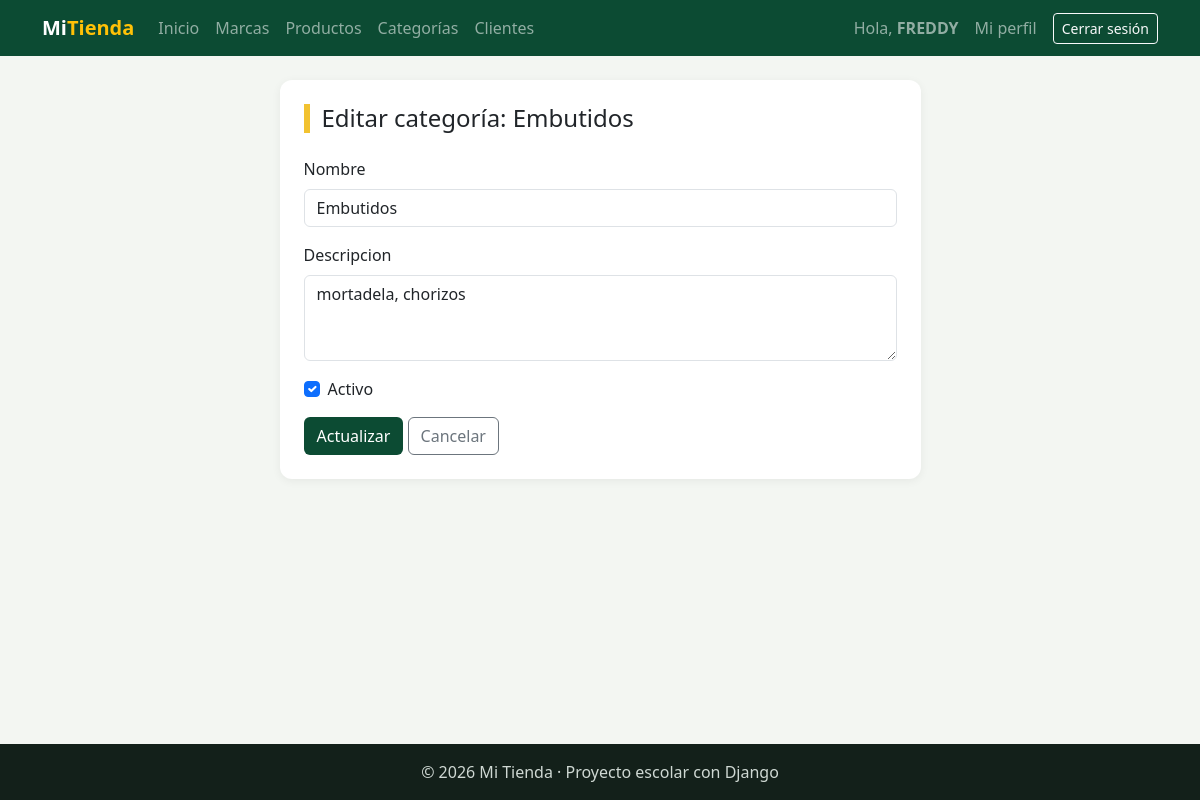
/facturacion/categorias/editar/2/ (signed in), run on the app's committed database.
### facturacion/models.py (models this page shows, shortened)
class Categoria(models.Model):                   # Hereda de models.Model → Django la convierte en tabla
    nombre = models.CharField(                   # CharField = texto corto → columna VARCHAR
        max_length=60,                           #   máximo 60 letras (OBLIGATORIO en CharField)
        unique=True,                             #   no puede haber dos categorías con el mismo nombre
    )
    descripcion = models.TextField(blank=True)   # TextField = texto largo. blank=True: el formulario lo deja vacío
    activo = models.BooleanField(default=True)   # Verdadero/Falso. default: valor si no se indica otro
    class Meta:                                  # Meta = configuración de la TABLA (no son columnas)
        verbose_name = "Categoría"               #   nombre en singular (se ve en el admin y en errores)
        verbose_name_plural = "Categorías"       #   nombre en plural
        ordering = ["nombre"]                    #   orden por defecto de las consultas: A → Z

### facturacion/views.py (the view)
# urls.py: path("categorias/editar/<int:pk>/", views.categoria_editar, name="categoria_editar"),
@login_required
def categoria_editar(request, pk):                          # UPDATE · GET muestra / POST actualiza
    categoria = get_object_or_404(Categoria, pk=pk)
    if request.method == "POST":                           # POST: modifica esta categoría (instance).
        form = CategoriaForm(request.POST, instance=categoria)
        if form.is_valid():
            form.save()
            messages.success(request, f"Categoría «{categoria.nombre}» actualizada.")
            return redirect("facturacion:categoria_lista")
    else:                                                  # GET: formulario con sus datos actuales.
        form = CategoriaForm(instance=categoria)
    contexto = {"titulo": f"Editar categoría: {categoria.nombre}", "form": form, "boton": "Actualizar"}
    return render(request, "facturacion/categoria_form.html", contexto)

### facturacion/forms.py (shortened to what this page needs)
class CategoriaForm(forms.ModelForm):
    class Meta:
        model = Categoria
        fields = ["nombre", "descripcion", "activo"]
        widgets = {
            "nombre": forms.TextInput(attrs={"class": "form-control", "placeholder": "Ej: Ofertas"}),
            "descripcion": forms.Textarea(attrs={"class": "form-control", "rows": 3}),
            "activo": forms.CheckboxInput(attrs={"class": "form-check-input"}),
        }

### facturacion/templates/facturacion/categoria_form.html (shortened to what this page needs)
{% extends "base.html" %}
{% block contenido %}
<div class="row justify-content-center"><div class="col-md-8 col-lg-7"><div class="tarjeta">
    <h1 class="h4 titulo-pagina mb-4">{{ titulo }}</h1>
    <form method="post" novalidate>
        {% for campo in form %}
            {% if campo.field.widget.input_type == 'checkbox' %}
                <div class="form-check mb-3">{{ campo }} <label class="form-check-label" for="{{ campo.id_for_label }}">{{ campo.label }}</label></div>
            {% else %}
                <div class="mb-3"><label class="form-label" for="{{ campo.id_for_label }}">{{ campo.label }}</label>{{ campo }}</div>
            {% endif %}
        {% endfor %}
        <button type="submit" class="btn btn-verde">{{ boton }}</button>
        <a href="{% url 'facturacion:categoria_lista' %}" class="btn btn-outline-secondary">Cancelar</a>
    </form>
</div></div></div>
{% endblock %}

### templates/base.html (shortened to what this page needs)
{% load static %}
<!DOCTYPE html>
<html lang="es">
<head>
    <link href="https://cdn.jsdelivr.net/npm/bootstrap@5.3.3/dist/css/bootstrap.min.css" rel="stylesheet">
    <link rel="stylesheet" href="{% static 'css/estilos.css' %}">
</head>
<body>
    <nav class="navbar navbar-expand-lg navbar-dark barra">
        <div class="container">
            <a class="navbar-brand fw-bold" href="{% url 'home' %}">Mi<span class="text-warning">Tienda</span></a>
            <div class="collapse navbar-collapse" id="menu">
                <ul class="navbar-nav me-auto">
                    <li class="nav-item"><a class="nav-link" href="{% url 'home' %}">Inicio</a></li>
                    {% if user.is_authenticated %}
                        <li class="nav-item"><a class="nav-link" href="{% url 'facturacion:marca_lista' %}">Marcas</a></li>
                        <li class="nav-item"><a class="nav-link" href="{% url 'facturacion:producto_lista' %}">Productos</a></li>
                        <li class="nav-item"><a class="nav-link" href="{% url 'facturacion:categoria_lista' %}">Categorías</a></li>
                        <li class="nav-item"><a class="nav-link" href="{% url 'facturacion:cliente_lista' %}">Clientes</a></li>
                    {% endif %}
                </ul>
                <ul class="navbar-nav align-items-lg-center gap-2">
                    {% if user.is_authenticated %}
                        <li class="nav-item navbar-text">Hola, <b>{{ user.username }}</b></li>
                        <li class="nav-item"><a class="nav-link" href="{% url 'facturacion:mi_perfil' %}">Mi perfil</a></li>
                        <li class="nav-item">
                            <form method="post" action="{% url 'logout' %}" class="m-0">
                                <button type="submit" class="btn btn-sm btn-outline-light">Cerrar sesión</button>
                            </form>
                        </li>
                    {% else %}
                        <li class="nav-item"><a class="nav-link" href="{% url 'login' %}">Ingresar</a></li>
                        <li class="nav-item"><a class="btn btn-sm btn-warning" href="{% url 'registro' %}">Crear cuenta</a></li>
                    {% endif %}
                </ul>
            </div>
        </div>
    </nav>
    <main class="container py-4">
        {% block contenido %}{% endblock %}
    </main>
    <footer class="pie text-center py-3">© 2026 Mi Tienda · Proyecto escolar con Django</footer>
</body>
</html>

### static/css/estilos.css (style rules this page uses)
:root { --verde: #0c4b33; --verde-claro: #2f9e6e; --amarillo: #f2c230; }
body { background-color: #f3f6f2; min-height: 100vh; display: flex; flex-direction: column; }
main { flex: 1; }
.barra { background-color: var(--verde); }
.titulo-pagina { border-left: 6px solid var(--amarillo); padding-left: 12px; }
.tarjeta { background-color: white; border-radius: 12px; padding: 24px; box-shadow: 0 2px 10px rgba(0, 0, 0, .06); }
.btn-verde { background-color: var(--verde); color: white; }
.pie { background-color: #13201a; color: #cfd8d3; }

### data on the page
Categoria: form "Embutidos" "mortadela, chorizos", form "☑"

### other printed values
{{ user.username }} "FREDDY"
{{ titulo }} "Editar categoría: Embutidos"
{{ campo.label }} "Nombre" "Descripcion"
{{ campo.label }} "Activo"
{{ boton }} "Actualizar"
